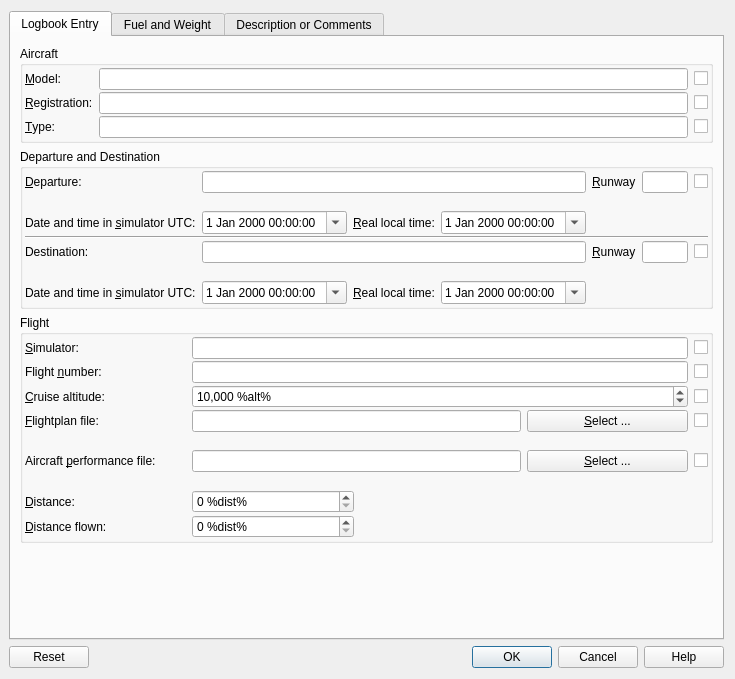
<?xml version="1.0" encoding="UTF-8"?>
<ui version="4.0">
 <class>LogdataDialog</class>
 <widget class="QDialog" name="LogdataDialog">
  <property name="geometry">
   <rect>
    <x>0</x>
    <y>0</y>
    <width>732</width>
    <height>679</height>
   </rect>
  </property>
  <property name="windowTitle">
   <string>Little Navmap - Logbook Entry</string>
  </property>
  <layout class="QVBoxLayout" name="verticalLayout">
   <property name="leftMargin">
    <number>9</number>
   </property>
   <item>
    <widget class="QTabWidget" name="tabWidgetLogbook">
     <property name="currentIndex">
      <number>0</number>
     </property>
     <widget class="QWidget" name="tabLogbookEntry">
      <attribute name="title">
       <string>Logbook Entry</string>
      </attribute>
      <layout class="QVBoxLayout" name="verticalLayout_2">
       <item>
        <widget class="QGroupBox" name="groupBoxAircraft">
         <property name="title">
          <string>Aircraft</string>
         </property>
         <layout class="QGridLayout" name="gridLayout_2">
          <property name="leftMargin">
           <number>2</number>
          </property>
          <property name="topMargin">
           <number>2</number>
          </property>
          <property name="rightMargin">
           <number>2</number>
          </property>
          <property name="bottomMargin">
           <number>2</number>
          </property>
          <property name="horizontalSpacing">
           <number>6</number>
          </property>
          <property name="verticalSpacing">
           <number>2</number>
          </property>
          <item row="0" column="1">
           <widget class="QLineEdit" name="lineEditAircraftName"/>
          </item>
          <item row="2" column="0">
           <widget class="QLabel" name="labelAircraftRegistration">
            <property name="text">
             <string>&amp;Registration:</string>
            </property>
            <property name="buddy">
             <cstring>lineEditAircraftRegistration</cstring>
            </property>
           </widget>
          </item>
          <item row="0" column="0">
           <widget class="QLabel" name="labelAircraftName">
            <property name="toolTip">
             <string>Name of aircraft</string>
            </property>
            <property name="text">
             <string>&amp;Model:</string>
            </property>
            <property name="buddy">
             <cstring>lineEditAircraftName</cstring>
            </property>
           </widget>
          </item>
          <item row="2" column="1">
           <widget class="QLineEdit" name="lineEditAircraftRegistration">
            <property name="toolTip">
             <string>Registration like N1234</string>
            </property>
           </widget>
          </item>
          <item row="2" column="2">
           <widget class="QCheckBox" name="checkBoxAircraftRegistration">
            <property name="sizePolicy">
             <sizepolicy hsizetype="Fixed" vsizetype="Fixed">
              <horstretch>0</horstretch>
              <verstretch>0</verstretch>
             </sizepolicy>
            </property>
            <property name="toolTip">
             <string>Check to change this field for all selected logbook entries</string>
            </property>
            <property name="text">
             <string/>
            </property>
           </widget>
          </item>
          <item row="0" column="2">
           <widget class="QCheckBox" name="checkBoxAircraftName">
            <property name="sizePolicy">
             <sizepolicy hsizetype="Fixed" vsizetype="Fixed">
              <horstretch>0</horstretch>
              <verstretch>0</verstretch>
             </sizepolicy>
            </property>
            <property name="toolTip">
             <string>Check to change this field for all selected logbook entries</string>
            </property>
            <property name="text">
             <string/>
            </property>
           </widget>
          </item>
          <item row="3" column="0">
           <widget class="QLabel" name="labelAircraftType">
            <property name="text">
             <string>&amp;Type:</string>
            </property>
            <property name="buddy">
             <cstring>lineEditAircraftType</cstring>
            </property>
           </widget>
          </item>
          <item row="3" column="1">
           <widget class="QLineEdit" name="lineEditAircraftType">
            <property name="toolTip">
             <string>ICAO aircraft type like B732 or C172</string>
            </property>
           </widget>
          </item>
          <item row="3" column="2">
           <widget class="QCheckBox" name="checkBoxAircraftType">
            <property name="sizePolicy">
             <sizepolicy hsizetype="Fixed" vsizetype="Fixed">
              <horstretch>0</horstretch>
              <verstretch>0</verstretch>
             </sizepolicy>
            </property>
            <property name="toolTip">
             <string>Check to change this field for all selected logbook entries</string>
            </property>
            <property name="text">
             <string/>
            </property>
           </widget>
          </item>
         </layout>
        </widget>
       </item>
       <item>
        <widget class="QGroupBox" name="groupBoxDepartDest">
         <property name="title">
          <string>Departure and Destination</string>
         </property>
         <layout class="QGridLayout" name="gridLayout_4">
          <property name="leftMargin">
           <number>2</number>
          </property>
          <property name="topMargin">
           <number>2</number>
          </property>
          <property name="rightMargin">
           <number>2</number>
          </property>
          <property name="bottomMargin">
           <number>2</number>
          </property>
          <property name="horizontalSpacing">
           <number>6</number>
          </property>
          <property name="verticalSpacing">
           <number>2</number>
          </property>
          <item row="2" column="2">
           <widget class="QLabel" name="labelDepartureDateTimeReal">
            <property name="text">
             <string>&amp;Real local time:</string>
            </property>
            <property name="buddy">
             <cstring>dateTimeEditDepartureDateTimeReal</cstring>
            </property>
           </widget>
          </item>
          <item row="7" column="0">
           <widget class="QLabel" name="labelDestinationDateTimeSim">
            <property name="text">
             <string>Date and time in &amp;simulator UTC:</string>
            </property>
            <property name="buddy">
             <cstring>dateTimeEditDestinationDateTimeSim</cstring>
            </property>
           </widget>
          </item>
          <item row="0" column="6">
           <widget class="QCheckBox" name="checkBoxDeparture">
            <property name="sizePolicy">
             <sizepolicy hsizetype="Fixed" vsizetype="Fixed">
              <horstretch>0</horstretch>
              <verstretch>0</verstretch>
             </sizepolicy>
            </property>
            <property name="toolTip">
             <string>Check to change this field for all selected logbook entries</string>
            </property>
            <property name="text">
             <string/>
            </property>
           </widget>
          </item>
          <item row="2" column="1">
           <widget class="QDateTimeEdit" name="dateTimeEditDepartureDateTimeSim">
            <property name="toolTip">
             <string>Departure time in simulator (takeoff)</string>
            </property>
            <property name="calendarPopup">
             <bool>true</bool>
            </property>
            <property name="timeSpec">
             <enum>Qt::UTC</enum>
            </property>
           </widget>
          </item>
          <item row="6" column="1" colspan="3">
           <widget class="QLabel" name="labelDestinationStatus">
            <property name="text">
             <string/>
            </property>
            <property name="margin">
             <number>5</number>
            </property>
           </widget>
          </item>
          <item row="0" column="5">
           <widget class="QLineEdit" name="lineEditDepartureRunway">
            <property name="toolTip">
             <string/>
            </property>
           </widget>
          </item>
          <item row="5" column="0">
           <widget class="QLabel" name="labelDestination">
            <property name="text">
             <string>Destination:</string>
            </property>
            <property name="buddy">
             <cstring>lineEditDestination</cstring>
            </property>
           </widget>
          </item>
          <item row="7" column="3">
           <widget class="QDateTimeEdit" name="dateTimeEditDestinationDateTimeReal">
            <property name="toolTip">
             <string>Local arrival time in real world (touch down)</string>
            </property>
            <property name="calendarPopup">
             <bool>true</bool>
            </property>
            <property name="timeSpec">
             <enum>Qt::LocalTime</enum>
            </property>
           </widget>
          </item>
          <item row="1" column="1" colspan="3">
           <widget class="QLabel" name="labelDepartureStatus">
            <property name="text">
             <string/>
            </property>
            <property name="margin">
             <number>5</number>
            </property>
           </widget>
          </item>
          <item row="5" column="6">
           <widget class="QCheckBox" name="checkBoxDestination">
            <property name="sizePolicy">
             <sizepolicy hsizetype="Fixed" vsizetype="Fixed">
              <horstretch>0</horstretch>
              <verstretch>0</verstretch>
             </sizepolicy>
            </property>
            <property name="toolTip">
             <string>Check to change this field for all selected logbook entries</string>
            </property>
            <property name="text">
             <string/>
            </property>
           </widget>
          </item>
          <item row="5" column="1" colspan="3">
           <widget class="QLineEdit" name="lineEditDestination">
            <property name="toolTip">
             <string>Destination airport ICAO code</string>
            </property>
           </widget>
          </item>
          <item row="0" column="4">
           <widget class="QLabel" name="labelDepartureRunway">
            <property name="text">
             <string>&amp;Runway</string>
            </property>
            <property name="buddy">
             <cstring>lineEditDeparture</cstring>
            </property>
           </widget>
          </item>
          <item row="2" column="0">
           <widget class="QLabel" name="labelDepartureDateTimeSim">
            <property name="text">
             <string>Date and time in &amp;simulator UTC:</string>
            </property>
            <property name="buddy">
             <cstring>dateTimeEditDepartureDateTimeSim</cstring>
            </property>
           </widget>
          </item>
          <item row="5" column="5">
           <widget class="QLineEdit" name="lineEditDestinationRunway"/>
          </item>
          <item row="7" column="2">
           <widget class="QLabel" name="labelDestinationDateTimeReal">
            <property name="text">
             <string>&amp;Real local time:</string>
            </property>
            <property name="buddy">
             <cstring>dateTimeEditDestinationDateTimeReal</cstring>
            </property>
           </widget>
          </item>
          <item row="2" column="3">
           <widget class="QDateTimeEdit" name="dateTimeEditDepartureDateTimeReal">
            <property name="toolTip">
             <string>Local departure time in real world (takeoff)</string>
            </property>
            <property name="calendarPopup">
             <bool>true</bool>
            </property>
            <property name="timeSpec">
             <enum>Qt::LocalTime</enum>
            </property>
           </widget>
          </item>
          <item row="0" column="1" colspan="3">
           <widget class="QLineEdit" name="lineEditDeparture">
            <property name="toolTip">
             <string>Departure airport ICAO code</string>
            </property>
           </widget>
          </item>
          <item row="5" column="4">
           <widget class="QLabel" name="labelDestinationRunway">
            <property name="text">
             <string>&amp;Runway</string>
            </property>
            <property name="buddy">
             <cstring>lineEditDeparture</cstring>
            </property>
           </widget>
          </item>
          <item row="7" column="1">
           <widget class="QDateTimeEdit" name="dateTimeEditDestinationDateTimeSim">
            <property name="toolTip">
             <string>Arrival time in simulator (touch down)</string>
            </property>
            <property name="calendarPopup">
             <bool>true</bool>
            </property>
            <property name="timeSpec">
             <enum>Qt::UTC</enum>
            </property>
           </widget>
          </item>
          <item row="0" column="0">
           <widget class="QLabel" name="labelDeparture">
            <property name="text">
             <string>&amp;Departure:</string>
            </property>
            <property name="buddy">
             <cstring>lineEditDeparture</cstring>
            </property>
           </widget>
          </item>
          <item row="4" column="0" colspan="7">
           <widget class="Line" name="line">
            <property name="orientation">
             <enum>Qt::Horizontal</enum>
            </property>
           </widget>
          </item>
         </layout>
        </widget>
       </item>
       <item>
        <widget class="QGroupBox" name="groupBoxFlight">
         <property name="title">
          <string>Flight</string>
         </property>
         <layout class="QGridLayout" name="gridLayout_3">
          <property name="leftMargin">
           <number>2</number>
          </property>
          <property name="topMargin">
           <number>2</number>
          </property>
          <property name="rightMargin">
           <number>2</number>
          </property>
          <property name="bottomMargin">
           <number>2</number>
          </property>
          <property name="horizontalSpacing">
           <number>6</number>
          </property>
          <property name="verticalSpacing">
           <number>2</number>
          </property>
          <item row="2" column="4">
           <widget class="QCheckBox" name="checkBoxFlightCruiseAltitude">
            <property name="sizePolicy">
             <sizepolicy hsizetype="Fixed" vsizetype="Fixed">
              <horstretch>0</horstretch>
              <verstretch>0</verstretch>
             </sizepolicy>
            </property>
            <property name="toolTip">
             <string>Check to change this field for all selected logbook entries</string>
            </property>
            <property name="text">
             <string/>
            </property>
           </widget>
          </item>
          <item row="3" column="1" colspan="2">
           <widget class="QLineEdit" name="lineEditFlightPlanFile">
            <property name="toolTip">
             <string>Used flight plan file for trip. 
Does not update distance and cruise altitude when changed.</string>
            </property>
           </widget>
          </item>
          <item row="1" column="4">
           <widget class="QCheckBox" name="checkBoxFlightNumber">
            <property name="sizePolicy">
             <sizepolicy hsizetype="Fixed" vsizetype="Fixed">
              <horstretch>0</horstretch>
              <verstretch>0</verstretch>
             </sizepolicy>
            </property>
            <property name="toolTip">
             <string>Check to change this field for all selected logbook entries</string>
            </property>
            <property name="text">
             <string/>
            </property>
           </widget>
          </item>
          <item row="7" column="1">
           <widget class="QSpinBox" name="spinBoxFlightDistance">
            <property name="toolTip">
             <string>Flight plan distance</string>
            </property>
            <property name="showGroupSeparator" stdset="0">
             <bool>true</bool>
            </property>
            <property name="suffix">
             <string> %dist%</string>
            </property>
            <property name="maximum">
             <number>100000</number>
            </property>
            <property name="singleStep">
             <number>10</number>
            </property>
           </widget>
          </item>
          <item row="7" column="0">
           <widget class="QLabel" name="labelFlightDistance">
            <property name="text">
             <string>&amp;Distance:</string>
            </property>
            <property name="buddy">
             <cstring>spinBoxFlightDistance</cstring>
            </property>
           </widget>
          </item>
          <item row="8" column="1">
           <widget class="QSpinBox" name="spinBoxFlightDistanceFlown">
            <property name="toolTip">
             <string>Actual flown distance</string>
            </property>
            <property name="showGroupSeparator" stdset="0">
             <bool>true</bool>
            </property>
            <property name="suffix">
             <string> %dist%</string>
            </property>
            <property name="maximum">
             <number>100000</number>
            </property>
            <property name="singleStep">
             <number>10</number>
            </property>
           </widget>
          </item>
          <item row="3" column="4">
           <widget class="QCheckBox" name="checkBoxFlightPlanFile">
            <property name="sizePolicy">
             <sizepolicy hsizetype="Fixed" vsizetype="Fixed">
              <horstretch>0</horstretch>
              <verstretch>0</verstretch>
             </sizepolicy>
            </property>
            <property name="toolTip">
             <string>Check to change this field for all selected logbook entries</string>
            </property>
            <property name="text">
             <string/>
            </property>
           </widget>
          </item>
          <item row="2" column="0">
           <widget class="QLabel" name="labelFlightCruiseAltitude">
            <property name="text">
             <string>&amp;Cruise altitude:</string>
            </property>
            <property name="buddy">
             <cstring>spinBoxFlightCruiseAltitude</cstring>
            </property>
           </widget>
          </item>
          <item row="0" column="0">
           <widget class="QLabel" name="labelFlightSimulator">
            <property name="text">
             <string>&amp;Simulator:</string>
            </property>
            <property name="buddy">
             <cstring>lineEditFlightSimulator</cstring>
            </property>
           </widget>
          </item>
          <item row="1" column="0">
           <widget class="QLabel" name="labelFlightNumber">
            <property name="text">
             <string>Flight &amp;number:</string>
            </property>
            <property name="buddy">
             <cstring>lineEditFlightNumber</cstring>
            </property>
           </widget>
          </item>
          <item row="8" column="0">
           <widget class="QLabel" name="labelFlightDistanceFlown">
            <property name="text">
             <string>&amp;Distance flown:</string>
            </property>
            <property name="buddy">
             <cstring>spinBoxFlightDistanceFlown</cstring>
            </property>
           </widget>
          </item>
          <item row="5" column="0">
           <widget class="QLabel" name="labelFlightPerfFile">
            <property name="text">
             <string>Aircraft &amp;performance file:</string>
            </property>
            <property name="buddy">
             <cstring>lineEditFlightPerfFile</cstring>
            </property>
           </widget>
          </item>
          <item row="5" column="1" colspan="2">
           <widget class="QLineEdit" name="lineEditFlightPerfFile">
            <property name="toolTip">
             <string>Used aircraft performance file for trip</string>
            </property>
           </widget>
          </item>
          <item row="0" column="4">
           <widget class="QCheckBox" name="checkBoxFlightSimulator">
            <property name="sizePolicy">
             <sizepolicy hsizetype="Fixed" vsizetype="Fixed">
              <horstretch>0</horstretch>
              <verstretch>0</verstretch>
             </sizepolicy>
            </property>
            <property name="toolTip">
             <string>Check to change this field for all selected logbook entries</string>
            </property>
            <property name="text">
             <string/>
            </property>
           </widget>
          </item>
          <item row="3" column="0">
           <widget class="QLabel" name="labelFlightPlanFile">
            <property name="text">
             <string>&amp;Flightplan file:</string>
            </property>
            <property name="buddy">
             <cstring>lineEditFlightPlanFile</cstring>
            </property>
           </widget>
          </item>
          <item row="5" column="4">
           <widget class="QCheckBox" name="checkBoxFlightPerfFile">
            <property name="sizePolicy">
             <sizepolicy hsizetype="Fixed" vsizetype="Fixed">
              <horstretch>0</horstretch>
              <verstretch>0</verstretch>
             </sizepolicy>
            </property>
            <property name="toolTip">
             <string>Check to change this field for all selected logbook entries</string>
            </property>
            <property name="text">
             <string/>
            </property>
           </widget>
          </item>
          <item row="3" column="3">
           <widget class="QPushButton" name="pushButtonFlightPlanFileSelect">
            <property name="text">
             <string>&amp;Select ...</string>
            </property>
           </widget>
          </item>
          <item row="5" column="3">
           <widget class="QPushButton" name="pushButtonFlightPerfFileSelect">
            <property name="text">
             <string>&amp;Select ...</string>
            </property>
           </widget>
          </item>
          <item row="0" column="1" colspan="3">
           <widget class="QLineEdit" name="lineEditFlightSimulator">
            <property name="toolTip">
             <string>Simulator like &quot;X-Plane 11&quot; or &quot;Prepar3D v4&quot;</string>
            </property>
           </widget>
          </item>
          <item row="1" column="1" colspan="3">
           <widget class="QLineEdit" name="lineEditFlightNumber"/>
          </item>
          <item row="2" column="1" colspan="3">
           <widget class="QSpinBox" name="spinBoxFlightCruiseAltitude">
            <property name="toolTip">
             <string>Cruise altitude from flight plan</string>
            </property>
            <property name="showGroupSeparator" stdset="0">
             <bool>true</bool>
            </property>
            <property name="suffix">
             <string> %alt%</string>
            </property>
            <property name="maximum">
             <number>100000</number>
            </property>
            <property name="singleStep">
             <number>500</number>
            </property>
            <property name="value">
             <number>10000</number>
            </property>
           </widget>
          </item>
          <item row="4" column="1" colspan="3">
           <widget class="QLabel" name="labelFlightPlanFileStatus">
            <property name="text">
             <string/>
            </property>
            <property name="margin">
             <number>5</number>
            </property>
           </widget>
          </item>
          <item row="6" column="1" colspan="3">
           <widget class="QLabel" name="labelFlightPerfFileStatus">
            <property name="text">
             <string/>
            </property>
            <property name="margin">
             <number>5</number>
            </property>
           </widget>
          </item>
         </layout>
        </widget>
       </item>
       <item>
        <spacer name="verticalSpacer_2">
         <property name="orientation">
          <enum>Qt::Vertical</enum>
         </property>
         <property name="sizeHint" stdset="0">
          <size>
           <width>20</width>
           <height>40</height>
          </size>
         </property>
        </spacer>
       </item>
      </layout>
     </widget>
     <widget class="QWidget" name="tab">
      <attribute name="title">
       <string>Fuel and Weight</string>
      </attribute>
      <layout class="QGridLayout" name="gridLayout_5">
       <item row="7" column="1">
        <spacer name="verticalSpacer">
         <property name="orientation">
          <enum>Qt::Vertical</enum>
         </property>
         <property name="sizeHint" stdset="0">
          <size>
           <width>20</width>
           <height>40</height>
          </size>
         </property>
        </spacer>
       </item>
       <item row="3" column="2">
        <widget class="QSpinBox" name="spinBoxFuelBlock">
         <property name="toolTip">
          <string>Fuel that has to be loaded into aircraft as calculated by aircraft performance</string>
         </property>
         <property name="showGroupSeparator" stdset="0">
          <bool>true</bool>
         </property>
         <property name="suffix">
          <string> %fuel%</string>
         </property>
         <property name="maximum">
          <number>1000000</number>
         </property>
         <property name="singleStep">
          <number>100</number>
         </property>
        </widget>
       </item>
       <item row="6" column="1">
        <widget class="QLabel" name="labelFuelGrossweight">
         <property name="text">
          <string>&amp;Grossweight at takeoff:</string>
         </property>
         <property name="buddy">
          <cstring>spinBoxFuelGrossweight</cstring>
         </property>
        </widget>
       </item>
       <item row="0" column="2">
        <widget class="QComboBox" name="comboBoxFuelUnits">
         <item>
          <property name="text">
           <string>Weight (%weight%)</string>
          </property>
         </item>
         <item>
          <property name="text">
           <string>Volume (%volume%)</string>
          </property>
         </item>
        </widget>
       </item>
       <item row="6" column="2">
        <widget class="QSpinBox" name="spinBoxFuelGrossweight">
         <property name="showGroupSeparator" stdset="0">
          <bool>true</bool>
         </property>
         <property name="suffix">
          <string> %weight%</string>
         </property>
         <property name="maximum">
          <number>1000000</number>
         </property>
         <property name="singleStep">
          <number>100</number>
         </property>
        </widget>
       </item>
       <item row="4" column="2">
        <widget class="QSpinBox" name="spinBoxFuelUsed">
         <property name="toolTip">
          <string>Actual used fuel from takeoff to touchdown</string>
         </property>
         <property name="showGroupSeparator" stdset="0">
          <bool>true</bool>
         </property>
         <property name="suffix">
          <string> %fuel%</string>
         </property>
         <property name="maximum">
          <number>1000000</number>
         </property>
         <property name="singleStep">
          <number>100</number>
         </property>
        </widget>
       </item>
       <item row="4" column="1">
        <widget class="QLabel" name="labelFuelUsed">
         <property name="text">
          <string>&amp;Used fuel:</string>
         </property>
         <property name="buddy">
          <cstring>spinBoxFuelUsed</cstring>
         </property>
        </widget>
       </item>
       <item row="2" column="2">
        <widget class="QSpinBox" name="spinBoxFuelTrip">
         <property name="toolTip">
          <string>Fuel needed for trip without reserves as calculated by aircraft performance</string>
         </property>
         <property name="showGroupSeparator" stdset="0">
          <bool>true</bool>
         </property>
         <property name="suffix">
          <string> %fuel%</string>
         </property>
         <property name="maximum">
          <number>1000000</number>
         </property>
         <property name="singleStep">
          <number>100</number>
         </property>
        </widget>
       </item>
       <item row="2" column="1">
        <widget class="QLabel" name="labelFuelTrip">
         <property name="text">
          <string>&amp;Trip fuel:</string>
         </property>
         <property name="buddy">
          <cstring>spinBoxFuelTrip</cstring>
         </property>
        </widget>
       </item>
       <item row="5" column="1" colspan="2">
        <widget class="Line" name="line_2">
         <property name="orientation">
          <enum>Qt::Horizontal</enum>
         </property>
        </widget>
       </item>
       <item row="3" column="1">
        <widget class="QLabel" name="labelFuelBlock">
         <property name="text">
          <string>&amp;Block fuel:</string>
         </property>
         <property name="buddy">
          <cstring>spinBoxFuelBlock</cstring>
         </property>
        </widget>
       </item>
       <item row="1" column="1">
        <widget class="QLabel" name="labelFuelType">
         <property name="text">
          <string>Fuel &amp;Type:</string>
         </property>
         <property name="buddy">
          <cstring>comboBoxFuelType</cstring>
         </property>
        </widget>
       </item>
       <item row="0" column="1">
        <widget class="QLabel" name="labelFuelUnits">
         <property name="text">
          <string>Fuel &amp;Units:</string>
         </property>
         <property name="buddy">
          <cstring>comboBoxFuelUnits</cstring>
         </property>
        </widget>
       </item>
       <item row="1" column="2">
        <widget class="QComboBox" name="comboBoxFuelType">
         <item>
          <property name="text">
           <string>Avgas</string>
          </property>
         </item>
         <item>
          <property name="text">
           <string>Jetfuel</string>
          </property>
         </item>
        </widget>
       </item>
       <item row="1" column="3">
        <widget class="QCheckBox" name="checkBoxFuelType">
         <property name="sizePolicy">
          <sizepolicy hsizetype="Fixed" vsizetype="Fixed">
           <horstretch>0</horstretch>
           <verstretch>0</verstretch>
          </sizepolicy>
         </property>
         <property name="toolTip">
          <string>Check to change this field for all selected logbook entries</string>
         </property>
         <property name="text">
          <string/>
         </property>
        </widget>
       </item>
      </layout>
     </widget>
     <widget class="QWidget" name="tabDescription">
      <attribute name="title">
       <string>Description or Comments</string>
      </attribute>
      <layout class="QHBoxLayout" name="horizontalLayout">
       <property name="leftMargin">
        <number>2</number>
       </property>
       <property name="topMargin">
        <number>2</number>
       </property>
       <property name="rightMargin">
        <number>2</number>
       </property>
       <property name="bottomMargin">
        <number>2</number>
       </property>
       <item>
        <widget class="QTextEdit" name="textEditDescription">
         <property name="tabChangesFocus">
          <bool>true</bool>
         </property>
         <property name="acceptRichText">
          <bool>false</bool>
         </property>
        </widget>
       </item>
       <item>
        <widget class="QCheckBox" name="checkBoxAircraftDescription">
         <property name="toolTip">
          <string>Check to change this field for all selected logbook entries</string>
         </property>
         <property name="text">
          <string/>
         </property>
        </widget>
       </item>
      </layout>
     </widget>
    </widget>
   </item>
   <item>
    <widget class="QDialogButtonBox" name="buttonBoxLogdata">
     <property name="orientation">
      <enum>Qt::Horizontal</enum>
     </property>
     <property name="standardButtons">
      <set>QDialogButtonBox::Cancel|QDialogButtonBox::Help|QDialogButtonBox::Ok|QDialogButtonBox::Reset</set>
     </property>
    </widget>
   </item>
  </layout>
 </widget>
 <tabstops>
  <tabstop>lineEditAircraftName</tabstop>
  <tabstop>checkBoxAircraftName</tabstop>
  <tabstop>lineEditAircraftRegistration</tabstop>
  <tabstop>checkBoxAircraftRegistration</tabstop>
  <tabstop>lineEditAircraftType</tabstop>
  <tabstop>checkBoxAircraftType</tabstop>
  <tabstop>lineEditDeparture</tabstop>
  <tabstop>lineEditDepartureRunway</tabstop>
  <tabstop>checkBoxDeparture</tabstop>
  <tabstop>dateTimeEditDepartureDateTimeSim</tabstop>
  <tabstop>dateTimeEditDepartureDateTimeReal</tabstop>
  <tabstop>lineEditDestination</tabstop>
  <tabstop>lineEditDestinationRunway</tabstop>
  <tabstop>checkBoxDestination</tabstop>
  <tabstop>dateTimeEditDestinationDateTimeSim</tabstop>
  <tabstop>dateTimeEditDestinationDateTimeReal</tabstop>
  <tabstop>lineEditFlightSimulator</tabstop>
  <tabstop>checkBoxFlightSimulator</tabstop>
  <tabstop>lineEditFlightNumber</tabstop>
  <tabstop>checkBoxFlightNumber</tabstop>
  <tabstop>spinBoxFlightCruiseAltitude</tabstop>
  <tabstop>checkBoxFlightCruiseAltitude</tabstop>
  <tabstop>lineEditFlightPlanFile</tabstop>
  <tabstop>pushButtonFlightPlanFileSelect</tabstop>
  <tabstop>checkBoxFlightPlanFile</tabstop>
  <tabstop>lineEditFlightPerfFile</tabstop>
  <tabstop>pushButtonFlightPerfFileSelect</tabstop>
  <tabstop>checkBoxFlightPerfFile</tabstop>
  <tabstop>spinBoxFlightDistance</tabstop>
  <tabstop>spinBoxFlightDistanceFlown</tabstop>
  <tabstop>comboBoxFuelUnits</tabstop>
  <tabstop>comboBoxFuelType</tabstop>
  <tabstop>checkBoxFuelType</tabstop>
  <tabstop>spinBoxFuelTrip</tabstop>
  <tabstop>spinBoxFuelBlock</tabstop>
  <tabstop>spinBoxFuelUsed</tabstop>
  <tabstop>spinBoxFuelGrossweight</tabstop>
  <tabstop>textEditDescription</tabstop>
  <tabstop>checkBoxAircraftDescription</tabstop>
  <tabstop>tabWidgetLogbook</tabstop>
 </tabstops>
 <resources/>
 <connections>
  <connection>
   <sender>buttonBoxLogdata</sender>
   <signal>accepted()</signal>
   <receiver>LogdataDialog</receiver>
   <slot>accept()</slot>
   <hints>
    <hint type="sourcelabel">
     <x>248</x>
     <y>254</y>
    </hint>
    <hint type="destinationlabel">
     <x>157</x>
     <y>274</y>
    </hint>
   </hints>
  </connection>
  <connection>
   <sender>buttonBoxLogdata</sender>
   <signal>rejected()</signal>
   <receiver>LogdataDialog</receiver>
   <slot>reject()</slot>
   <hints>
    <hint type="sourcelabel">
     <x>316</x>
     <y>260</y>
    </hint>
    <hint type="destinationlabel">
     <x>286</x>
     <y>274</y>
    </hint>
   </hints>
  </connection>
 </connections>
</ui>
